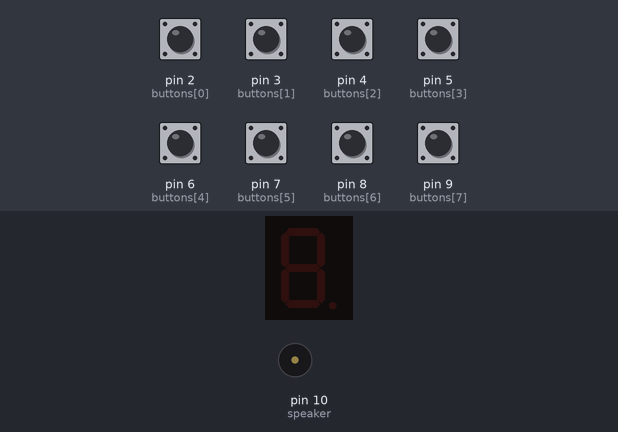
Bench run of a sketch on a simulated Arduino Uno, built with avr-gcc and run on an emulated ATmega328P. On the bench: 1-digit seven-segment display, buzzer (waves = sounding). Wiring (inferred from the names in the program): 1-digit 7-segment display, segments lit when HIGH: segments pin 0, pin 1, pin 11, pin 12, pin 13, A1, A0. Inputs (shaded band) come from the test bench; at power-on: pin 2 (buttons[0]), pin 3 (buttons[1]), pin 4 (buttons[2]), pin 5 (buttons[3]), pin 6 (buttons[4]), pin 7 (buttons[5]), pin 8 (buttons[6]), pin 9 (buttons[7]) HIGH. The segment pins are drawn as the display they are named for.

Above: at 1.2 s.
1.3 s: pin 2 (buttons[0]) pulled LOW for 0.15 s
At 1.38 s:
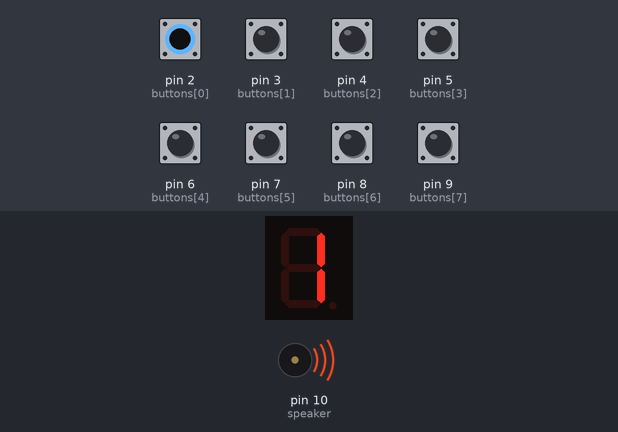
2.9 s: pin 3 (buttons[1]) pulled LOW for 0.15 s
At 2.98 s:
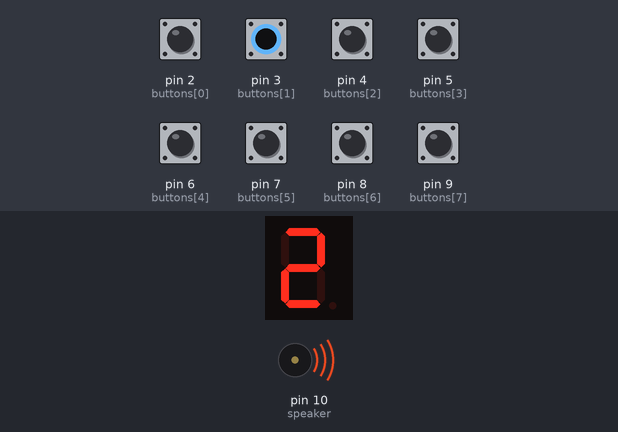
4.5 s: pin 4 (buttons[2]) pulled LOW for 0.15 s
At 4.58 s:
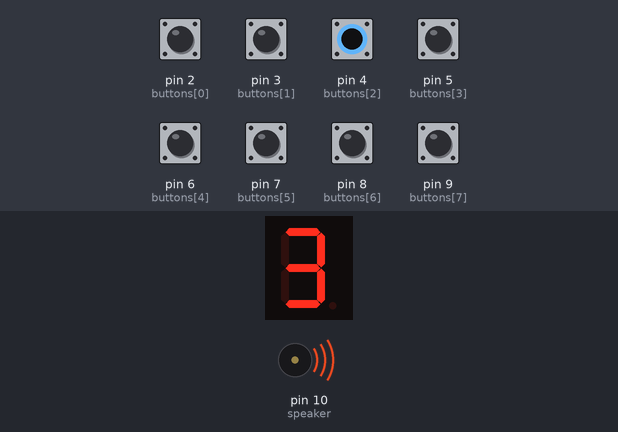
6.1 s: pin 5 (buttons[3]) pulled LOW for 0.15 s
At 6.18 s:
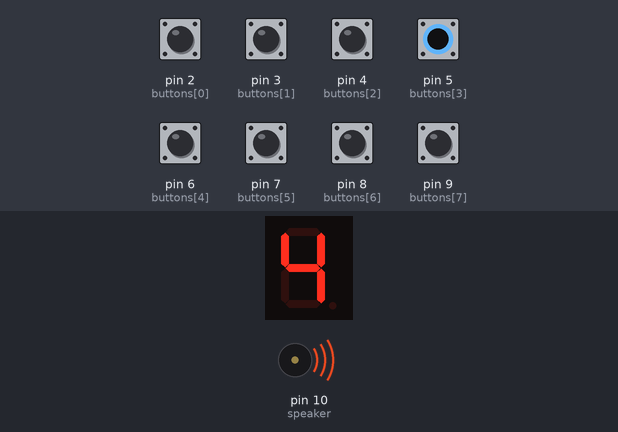
7.7 s: pin 6 (buttons[4]) pulled LOW for 0.15 s
At 7.78 s:
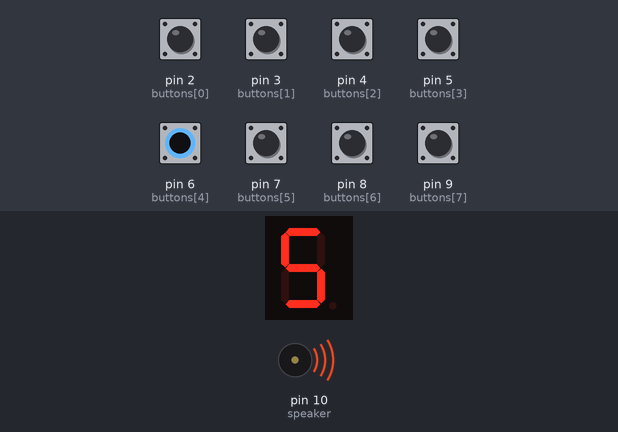
9.3 s: pin 7 (buttons[5]) pulled LOW for 0.15 s
At 9.38 s:
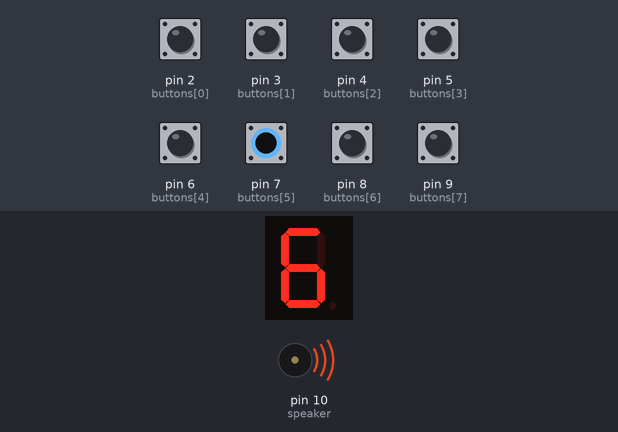
Timing chart, 0 to 11.9 s (numbered marks = the images above; inputs shaded):
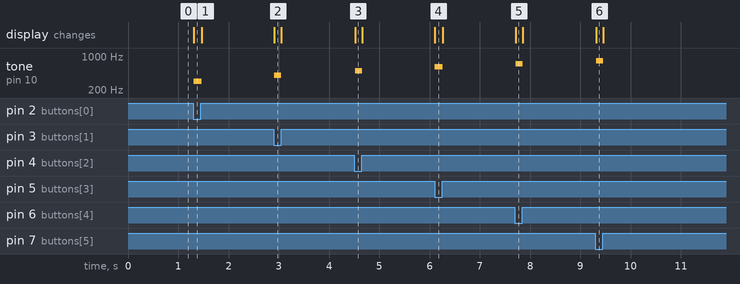

The sketch:

arduino_code-2.ino
```cpp
//Define button pins, speaker pin, and the frequencies
const int buttons[] = {2, 3, 4, 5, 6, 7, 8, 9};
const int speaker = 10;
const int f[] = {300, 400, 500, 600, 700, 800, 900, 1000};

//7-segment display pins [a, b, c, d, e, f, g]
const int segPins[] = {0, 1, 11, 12, 13, A0, A1};

//Patterns for digits 1-8 (common cathode)
const byte digits[8] = {
  B0000110, //1
  B0111011, //2
  B0101111, //3
  B1100110, //4
  B1101101, //5
  B1111101, //6
  B0000111, //7
  B1111111  //8
};

unsigned long lastChange = 0;
int displayIdx = 0;
int pressedBtns[8] = {0};
int btnCount = 0;

void setup() {
  // Set buttons as inputs with pull-up resistors
  for (int i = 0; i < 8; i++) {
    pinMode(buttons[i], INPUT_PULLUP);
  }

  // Set speaker as output
  pinMode(speaker, OUTPUT);

  // Set segment pins as outputs
  for (int i = 0; i < 7; i++) {
    pinMode(segPins[i], OUTPUT);
  }
}

void showDigit(int num) {
  if (num == 0) { // Close all segments as default
    for (int i = 0; i < 7; i++) {
      digitalWrite(segPins[i], LOW);
    }
  } else {
    byte pattern = digits[num - 1];
    for (int i = 0; i < 7; i++) {
      digitalWrite(segPins[i], bitRead(pattern, i));
    }
  }
}

void loop() {
  int sum = 0;
  btnCount = 0; // Reset button count each loop

  // Check each button
  for (int i = 0; i < 8; i++) {
    if (digitalRead(buttons[i]) == LOW) { // Check for active-low button press
      sum += f[i];
      pressedBtns[btnCount] = i + 1; // Store button number (1-8)
      btnCount++;
    }
  }

  if (btnCount > 0) {
    tone(speaker, sum);

    if (millis() - lastChange >= 500) { // Alternate digits every 500ms
      if (btnCount == 1) {
        showDigit(pressedBtns[0]);
      } else {
        showDigit(pressedBtns[displayIdx]);
        displayIdx = (displayIdx + 1) % btnCount;
      }
      lastChange = millis();
    }
  } else {
    noTone(speaker);
    showDigit(0); // Show nothing (clear the display) when no button is pressed
  }

  delay(20); // Short delay for debouncing
}
```

Measured:
- after the input at 1.3 s, tone on pin 10 (speaker): silent → 300 Hz at once, → silent 0.16 s later; the display: changes at once (image 1)
- after the input at 2.9 s, tone on pin 10 (speaker): silent → 400 Hz at once, → silent 0.14 s later; the display: changes at once (image 2)
- after the input at 4.5 s, tone on pin 10 (speaker): silent → 500 Hz at once, → silent 0.14 s later; the display: changes at once (image 3)
- after the input at 6.1 s, tone on pin 10 (speaker): silent → 600 Hz at once, → silent 0.16 s later; the display: changes at once (image 4)
- after the input at 7.7 s, tone on pin 10 (speaker): silent → 700 Hz at once, → silent 0.14 s later; the display: changes at once (image 5)
- after the input at 9.3 s, tone on pin 10 (speaker): silent → 800 Hz at once, → silent 0.14 s later; the display: changes at once (image 6)
